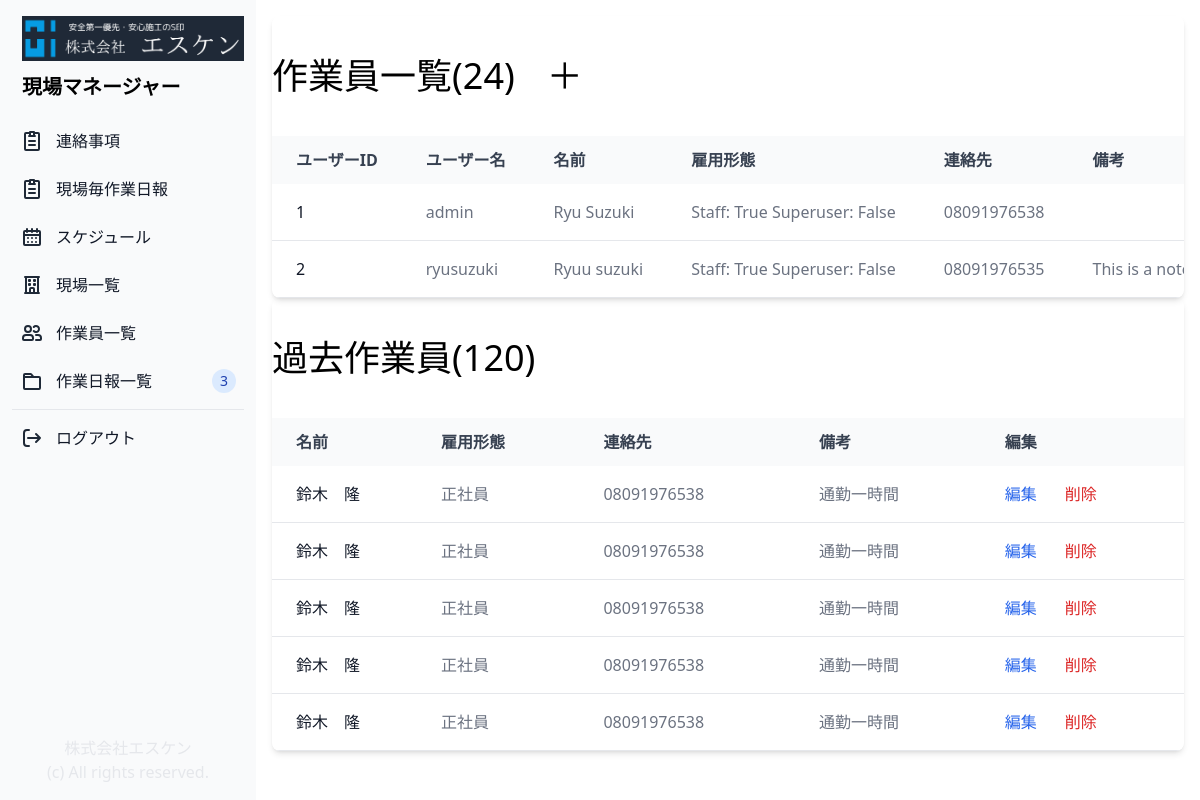
The page /user_list/ (signed in) on the database as committed earlier.
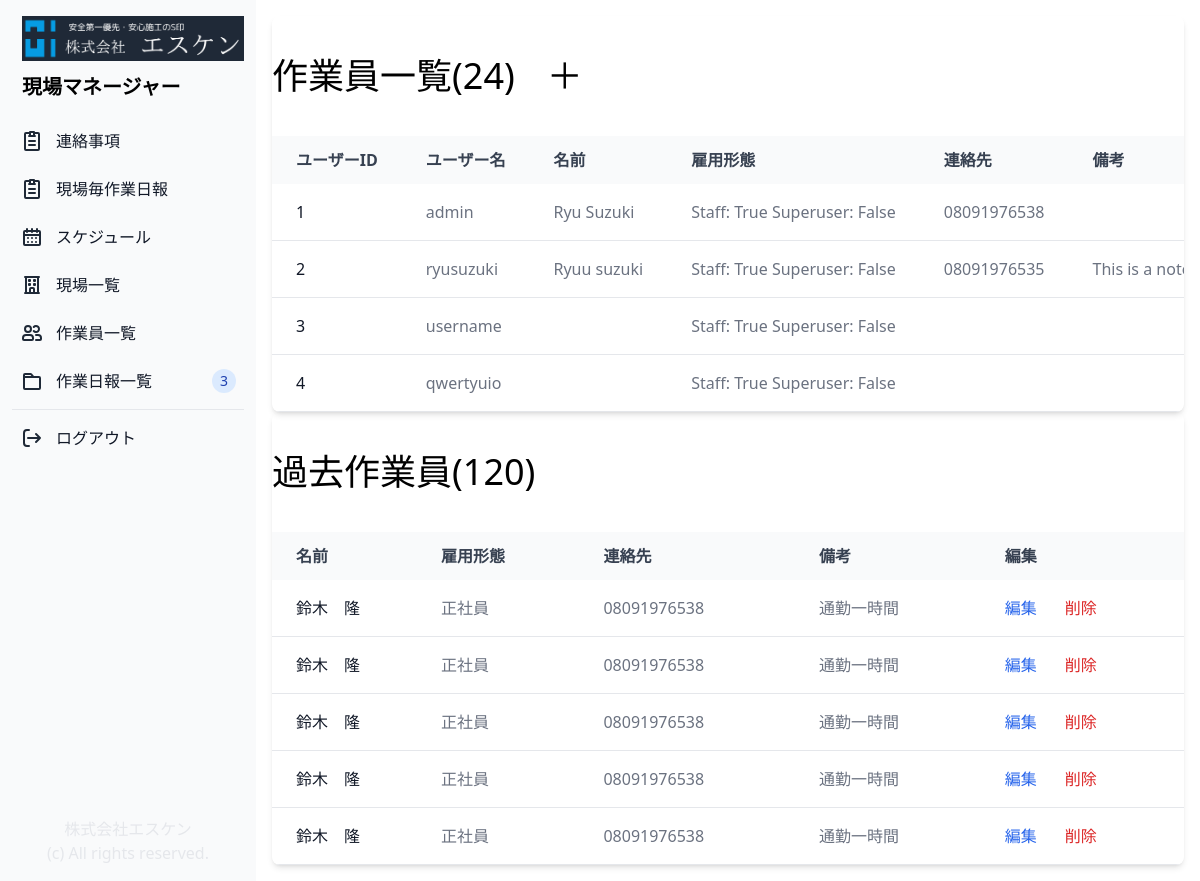
The same page on the database as committed later.
### genba/models.py (models this page shows, shortened)
class Profile(models.Model):
    user = models.OneToOneField(User, on_delete=models.CASCADE)
    first_name = models.CharField(max_length=20, blank=True)
    last_name = models.CharField(max_length=20, blank=True)
    phone = models.CharField(max_length=20, blank=True)
    email = models.EmailField(max_length=20, blank=True)
    password = models.CharField(max_length=20, blank=True)
    note = models.CharField(max_length=500, blank=True)
    is_staff = models.BooleanField(default=True)
    is_superuser = models.BooleanField(default=False)
    is_active = models.BooleanField(default=True)
    created_at = models.DateTimeField(auto_now_add=True)
    updated_at = models.DateTimeField(auto_now=True)

### genba/views.py (the view)
# urls.py: path('user_list/', views.user_list, name="user_list"),
@login_required(login_url='/login_user/')
def user_list(request):
    profiles = Profile.objects.all()
    return render(request, "user_list.html", { "profiles": profiles })

### genba/templates/user_list.html (shortened to what this page needs)
{% extends "base.html" %}
{% block content %}
<div class="p-4 sm:ml-64">
    <div class="relative overflow-x-auto shadow-md sm:rounded-lg">
        <div class="px-auto">
            <h1 class="text-4xl py-10">作業員一覧(24)<a class="pl-8" href="{% url 'add_user' %}">＋</a></h1>
        </div>
        <table class="w-full text-normal text-left rtl:text-right text-gray-500 dark:text-gray-400">
            <thead
                class="text-normal text-gray-700 uppercase bg-gray-50 whitespace-nowrap dark:bg-gray-700 dark:text-gray-400">
                <tr>
                    <th scope="col" class="px-6 py-3">
                        ユーザーID
                    </th>
                    <th scope="col" class="px-6 py-3">
                        ユーザー名
                    </th>
                    <th scope="col" class="px-6 py-3">
                        名前
                    </th>
                    <th scope="col" class="px-6 py-3">
                        雇用形態
                    </th>
                    <th scope="col" class="px-6 py-3">
                        連絡先
                    </th>
                    <th scope="col" class="px-6 py-3">
                        備考
                    </th>
                </tr>
            </thead>
            <tbody>
                {% for profile in profiles %}
                <tr class="border-b">
                    <th scope="row" class="pl-6 pr-3 py-4 font-medium whitespace-nowrap text-gray-900">
                        <a href="#">
                            {{ profile.id }}
                        </a>
                    </th>
                    <td class="px-6 py-4 whitespace-nowrap">
                        {{ profile.user }}
                    </td>
                    <td class="px-6 py-4 whitespace-nowrap">
                        {{ profile.first_name }} {{ profile.last_name }}
                    </td>
                    <td class="px-6 py-4 whitespace-nowrap">
                        Staff: {{ profile.is_staff }} Superuser: {{ profile.is_superuser }}
                    </td>
                    <td class="px-6 py-4 whitespace-nowrap">
                        {{ profile.phone }}
                    </td>
                    <td class="px-6 py-4 whitespace-nowrap">
                        {{ profile.note }}
                    </td>
                </tr>
                {% endfor %}
            </tbody>
        </table>
    </div>
    <div class="relative overflow-x-auto shadow-md sm:rounded-lg">
        <div class="px-auto">
            <h1 class="text-4xl py-10">過去作業員(120)</h1>
        </div>
        <table class="w-full text-normal text-left rtl:text-right text-gray-500 dark:text-gray-400">
            <thead
                class="text-normal text-gray-700 uppercase bg-gray-50 whitespace-nowrap dark:bg-gray-700 dark:text-gray-400">
                <tr>
                    <th scope="col" class="px-6 py-3">
                        名前
                    </th>
                    <th scope="col" class="px-6 py-3">
                        雇用形態
                    </th>
                    <th scope="col" class="px-6 py-3">
                        連絡先
                    </th>
                    <th scope="col" class="px-6 py-3">
                        備考
                    </th>
                    <th scope="col" class="px-6 py-3">
                        編集
                    </th>
                </tr>
            </thead>
            <tbody>
                <tr class="border-b">
                    <th scope="row" class="pl-6 pr-3 py-4 font-medium whitespace-nowrap text-gray-900">
                        鈴木　隆
                    </th>
                    <td class="px-6 py-4 whitespace-nowrap">
                        正社員
                    </td>
                    <td class="px-6 py-4 whitespace-nowrap">
                        08091976538
                    </td>
                    <td class="px-6 py-4 whitespace-nowrap">
                        通勤一時間
                    </td>
                    <td class="px-6 py-4 whitespace-nowrap">
                        <a href="#" class="font-medium text-blue-600 hover:underline">編集</a>
                        <a href="#" class="px-0 pl-6 font-medium text-red-600 hover:underline">削除</a>
                    </td>
                </tr>
                <tr class="border-b">
                    <th scope="row" class="pl-6 pr-3 py-4 font-medium whitespace-nowrap text-gray-900">
                        <a href="#">
                            鈴木　隆
                        </a>
                    </th>
                    <td class="px-6 py-4 whitespace-nowrap">
                        正社員
                    </td>
                    <td class="px-6 py-4 whitespace-nowrap">
                        08091976538
                    </td>
                    <td class="px-6 py-4 whitespace-nowrap">
                        通勤一時間
                    </td>
                    <td class="px-6 py-4 whitespace-nowrap">
                        <a href="#" class="font-medium text-blue-600 hover:underline">編集</a>
                        <a href="#" class="px-0 pl-6 font-medium text-red-600 hover:underline">削除</a>
                    </td>
                </tr>
                <tr class="border-b">
                    <th scope="row" class="pl-6 pr-3 py-4 font-medium whitespace-nowrap text-gray-900">
                        <a href="#">
                            鈴木　隆
                        </a>
                    </th>
                    <td class="px-6 py-4 whitespace-nowrap">
                        正社員
                    </td>
                    <td class="px-6 py-4 whitespace-nowrap">
                        08091976538
                    </td>
                    <td class="px-6 py-4 whitespace-nowrap">
                        通勤一時間
                    </td>
                    <td class="px-6 py-4 whitespace-nowrap">
                        <a href="#" class="font-medium text-blue-600 hover:underline">編集</a>
                        <a href="#" class="px-0 pl-6 font-medium text-red-600 hover:underline">削除</a>
                    </td>
                </tr>
                <tr class="border-b">
                    <th scope="row" class="pl-6 pr-3 py-4 font-medium whitespace-nowrap text-gray-900">
                        <a href="#">
                            鈴木　隆
                        </a>
                    </th>
                    <td class="px-6 py-4 whitespace-nowrap">
                        正社員
                    </td>
                    <td class="px-6 py-4 whitespace-nowrap">
                        08091976538
                    </td>
                    <td class="px-6 py-4 whitespace-nowrap">
                        通勤一時間
                    </td>
                    <td class="px-6 py-4 whitespace-nowrap">
                        <a href="#" class="font-medium text-blue-600 hover:underline">編集</a>
                        <a href="#" class="px-0 pl-6 font-medium text-red-600 hover:underline">削除</a>
                    </td>
                </tr>
                <tr class="border-b">
                    <th scope="row" class="pl-6 pr-3 py-4 font-medium whitespace-nowrap text-gray-900">
                        <a href="#">
                            鈴木　隆
                        </a>
                    </th>
                    <td class="px-6 py-4 whitespace-nowrap">
                        正社員
                    </td>
                    <td class="px-6 py-4 whitespace-nowrap">
                        08091976538
                    </td>
                    <td class="px-6 py-4 whitespace-nowrap">
                        通勤一時間
                    </td>
                    <td class="px-6 py-4 whitespace-nowrap">
                        <a href="#" class="font-medium text-blue-600 hover:underline">編集</a>
                        <a href="#" class="px-0 pl-6 font-medium text-red-600 hover:underline">削除</a>
                    </td>
                </tr>
            </tbody>
        </table>
    </div>
</div>
{% endblock content %}

### genba/templates/base.html (shortened to what this page needs)
{% load static %}
<!doctype html>
<html lang="en">
<head>
    <script src="https://cdn.tailwindcss.com"></script>
</head>
<body>
    {% include 'assets/sidebar.html' %}
    {% block content %}
    {% endblock content %}
</body>
</html>

### genba/templates/assets/sidebar.html (shortened to what this page needs)
{% load static %}
<aside id="sidebar"
    class="fixed top-0 left-0 z-40 w-64 h-screen transition-transform -translate-x-full sm:translate-x-0"
    aria-label="Sidebar">
    <div class="h-full px-3 py-4 bg-gray-50 dark:bg-gray-800">
        <div class="flex flex-col h-full justify-content-end">
            <a href=" {% url 'home' %}" class="flex items-center ps-2.5 mb-5">
                <span class="self-center font-semibold dark:text-white">
                    <img src="../static/images/esken_logo.png" class="mb-3" />
                    <p class="text-xl">
                        現場マネージャー
                    </p>
                </span>
            </a>
            <ul class="space-y-2 font-medium">
                <li>
                    <a href="{% url 'home' %}"
                        class="flex items-center p-2 text-gray-900 rounded-lg dark:text-white hover:bg-gray-100 dark:hover:bg-gray-700 group">
                        <span class="ms-3">連絡事項</span>
                    </a>
                </li>
                <li>
                    <a href="{% url 'add_report' %}"
                        class="flex items-center p-2 text-gray-900 rounded-lg dark:text-white hover:bg-gray-100 dark:hover:bg-gray-700 group">
                        <span class="ms-3">現場毎作業日報</span>
                    </a>
                </li>
                <li>
                    <a href="{% url 'schedule' %}"
                        class="flex items-center p-2 text-gray-900 rounded-lg dark:text-white hover:bg-gray-100 dark:hover:bg-gray-700 group">
                        <span class="flex-1 ms-3 whitespace-nowrap">スケジュール</span>
                    </a>
                </li>
                <li>
                    <a href="{% url 'genba_list' %}"
                        class="flex items-center p-2 text-gray-900 rounded-lg dark:text-white hover:bg-gray-100 dark:hover:bg-gray-700 group">
                        <span class="flex-1 ms-3 whitespace-nowrap">現場一覧</span>
                    </a>
                </li>
                <li>
                    <a href="{% url 'user_list' %}"
                        class="flex items-center p-2 text-gray-900 rounded-lg dark:text-white hover:bg-gray-100 dark:hover:bg-gray-700 group">
                        <span class="flex-1 ms-3 whitespace-nowrap">作業員一覧</span>
                    </a>
                </li>
                <li>
                    <a href="{% url 'report_list' %}"
                        class="flex items-center p-2 text-gray-900 rounded-lg dark:text-white hover:bg-gray-100 dark:hover:bg-gray-700 group">
                        <span class="flex-1 ms-3 whitespace-nowrap">作業日報一覧
                        </span>
                        <span
                            class="inline-flex items-center justify-center w-3 h-3 p-3 ms-3 text-sm font-medium text-blue-800 bg-blue-100 rounded-full dark:bg-blue-900 dark:text-blue-300">3</span>
                    </a>
                </li>
                <hr />
                <li>
                    <a href="{% url 'logout_user' %}"
                        class="flex items-center p-2 text-gray-900 rounded-lg dark:text-white hover:bg-gray-100 dark:hover:bg-gray-700 group">
                        <span class="flex-1 ms-3 whitespace-nowrap">ログアウト</span>
                    </a>
                </li>
            </ul>
        </div>
        <p class="absolute bottom-10 right-0 left-0 text-center text-gray-200">株式会社エスケン</p>
        <p class="absolute bottom-4 right-0 left-0 text-center text-gray-200">(c) All rights reserved.</p>
    </div>
</aside>

Rows that differ between the two databases and show on the page:
added Profile: id "3", user "username", is_staff "True", is_superuser "False"
added Profile: id "4", user "qwertyuio", is_staff "True", is_superuser "False"
